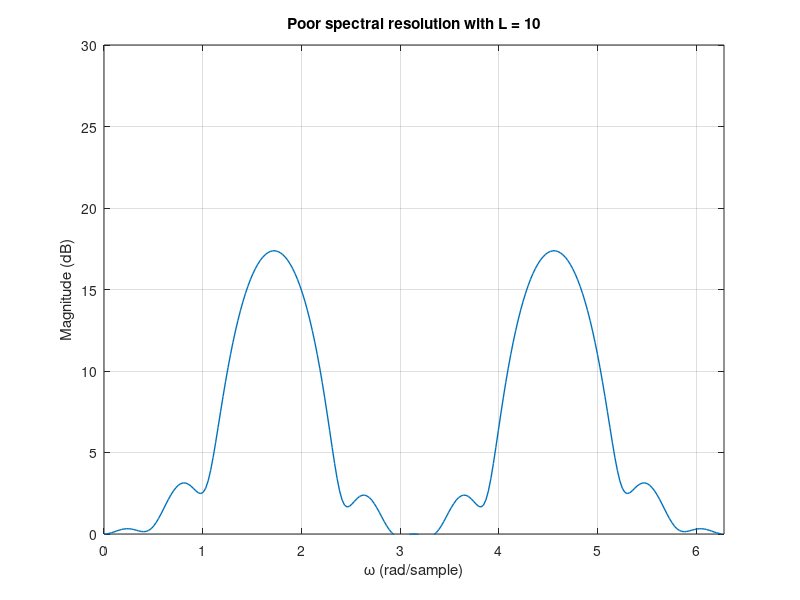
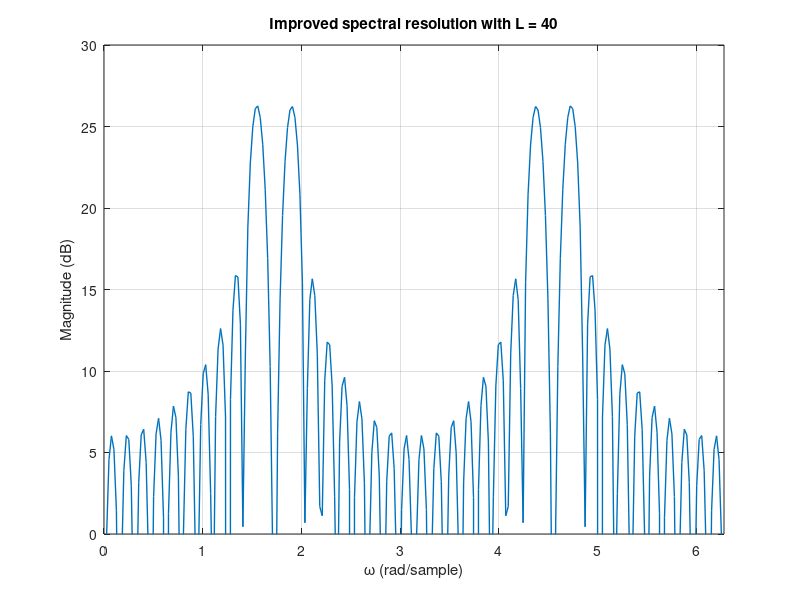

MATLAB code to generate these figures, in order:
clear;
close all;
clc;

% SPECTRAL RESOLUTION
% This script shows how the observation-window length determines whether two
% nearby sinusoidal components can be distinguished in the spectrum.
% Increasing only the FFT length does not improve the true spectral
% resolution; increasing the number of observed signal samples does.

n = 0:9999;
x = cos(3*pi*n/5) + cos(pi*n/2);

N = 250;         % FFT length
omega = 2*pi*(0:N-1)/N;

%% Case 1: Short rectangular window
L1 = 10;
w1 = [rectwin(L1).' zeros(1, length(x)-L1)];
xw1 = x .* w1;

X1 = fft(xw1, N);
X1_dB = 20*log10(abs(X1) + eps);

figure;
plot(omega, X1_dB, 'LineWidth', 1);
xlim([0 2*pi]);
ylim([0 30]);
grid on;
xlabel('\omega (rad/sample)');
ylabel('Magnitude (dB)');
title('Poor spectral resolution with L = 10');

% With L = 10, the main lobes are too wide and the two tones cannot be
% clearly separated. This is a spectral-resolution problem.

%% Case 2: Longer rectangular window
% A longer window narrows the main lobe. For these two frequencies, a
% practical minimum length can be estimated from their separation.
L2 = 40;
w2 = [rectwin(L2).' zeros(1, length(x)-L2)];
xw2 = x .* w2;

X2 = fft(xw2, N);
X2_dB = 20*log10(abs(X2) + eps);

figure;
plot(omega, X2_dB, 'LineWidth', 1);
xlim([0 2*pi]);
ylim([0 30]);
grid on;
xlabel('\omega (rad/sample)');
ylabel('Magnitude (dB)');
title('Improved spectral resolution with L = 40');
